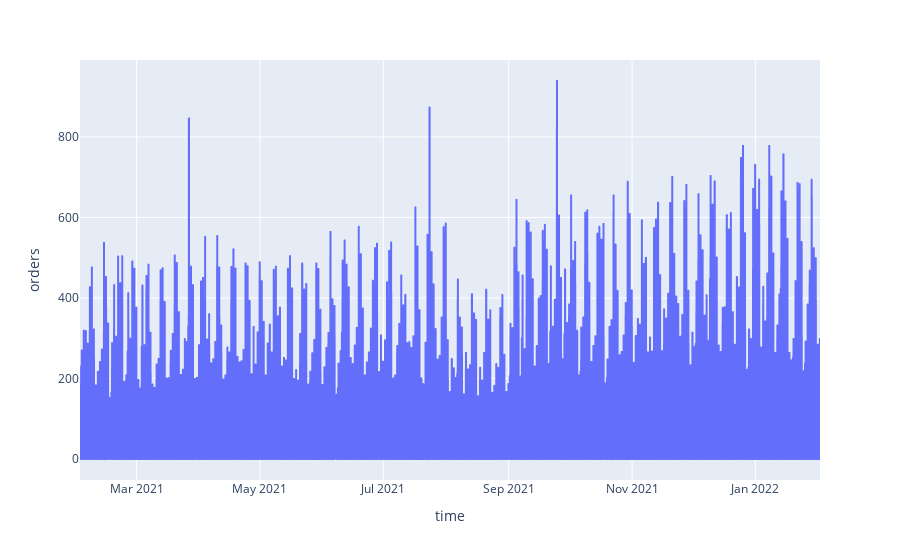

This figure's notebook cell:
### Markdown cell above
# Project: predicting orders for Glovo

Imagine you just joined Glovo. Glovo follows a slot-based system for the couriers to fullfil the orders that come in. For simplification, you can imagine those slots are non-overlapping hours, so that every every city has 24 slots every day, one for each hour. Glovo needs to know the optimal number of couriers that are needed on every hour slot of every city. Too many couriers, and there will be many idle couriers not earning money. Too few couriers, and orders will have to wait to be processed, leading to higher delivery times.

At the moment, Operations decides manually how many couriers are needed, based on past demand. As the number of cities grows, this becomes unsustainable. They want to automate the process by which they decide how many courier-slots should be opened every hour. For simplification, we can assume that every Sunday at midnight, we need to know how many couriers we need for every hour of the week that is starting. That means that if today is Sunday, May 8th 23:59, they want us to know how many orders will be placed every hour of the week that goes from May 9th 00:00 to May 15th 23:00, both included. Every Sunday, you can use all data from that week to forecast the next one.

This problem has many steps, but we will keep this project to the order forecast for one city: we want to know, for one city and every Sunday, how many orders we're going to receive on every hour of the upcoming week.

## EDA

Load the file data_BCN.csv

Explore the data, visualise it. Look for trends, cycles and seasonalities. Also, can you find any outliers? days or hours that break those patterns?

## Modelling

Try different models. Validate each model in a way that would imitate the real problem (every sunday you forecast all of next week). Watch out for data leakage. Evaluate each model on MSE and SMAPE. Which one performs better?

### Code cell
import pandas as pd
from matplotlib import pyplot as plt
import plotly.express as px

data = pd.read_csv('data/data_BCN.csv')
fig, ax = plt.subplots(figsize=(15, 5))
px.line(data, x='time', y='orders')

### Figure 1 — Plotly figure (JSON) as saved in the notebook; plotly's stock layout.template omitted (floating-point values rounded to 4 significant figures; data arrays with more than 128 entries replaced by an {"elided": "..."} marker saying what was removed)
{"data": [{"hovertemplate": "time=%{x}<br>orders=%{y}<extra></extra>", "legendgroup": "", "line": {"color": "#636efa", "dash": "solid"}, "marker": {"symbol": "circle"}, "mode": "lines", "name": "", "showlegend": false, "type": "scattergl", "x": {"elided": "8766 str values"}, "xaxis": "x", "y": {"elided": "8766 float values"}, "yaxis": "y"}], "layout": {"legend": {"tracegroupgap": 0}, "margin": {"t": 60}, "xaxis": {"anchor": "y", "domain": [0, 1], "title": {"text": "time"}}, "yaxis": {"anchor": "x", "domain": [0, 1], "title": {"text": "orders"}}}}
